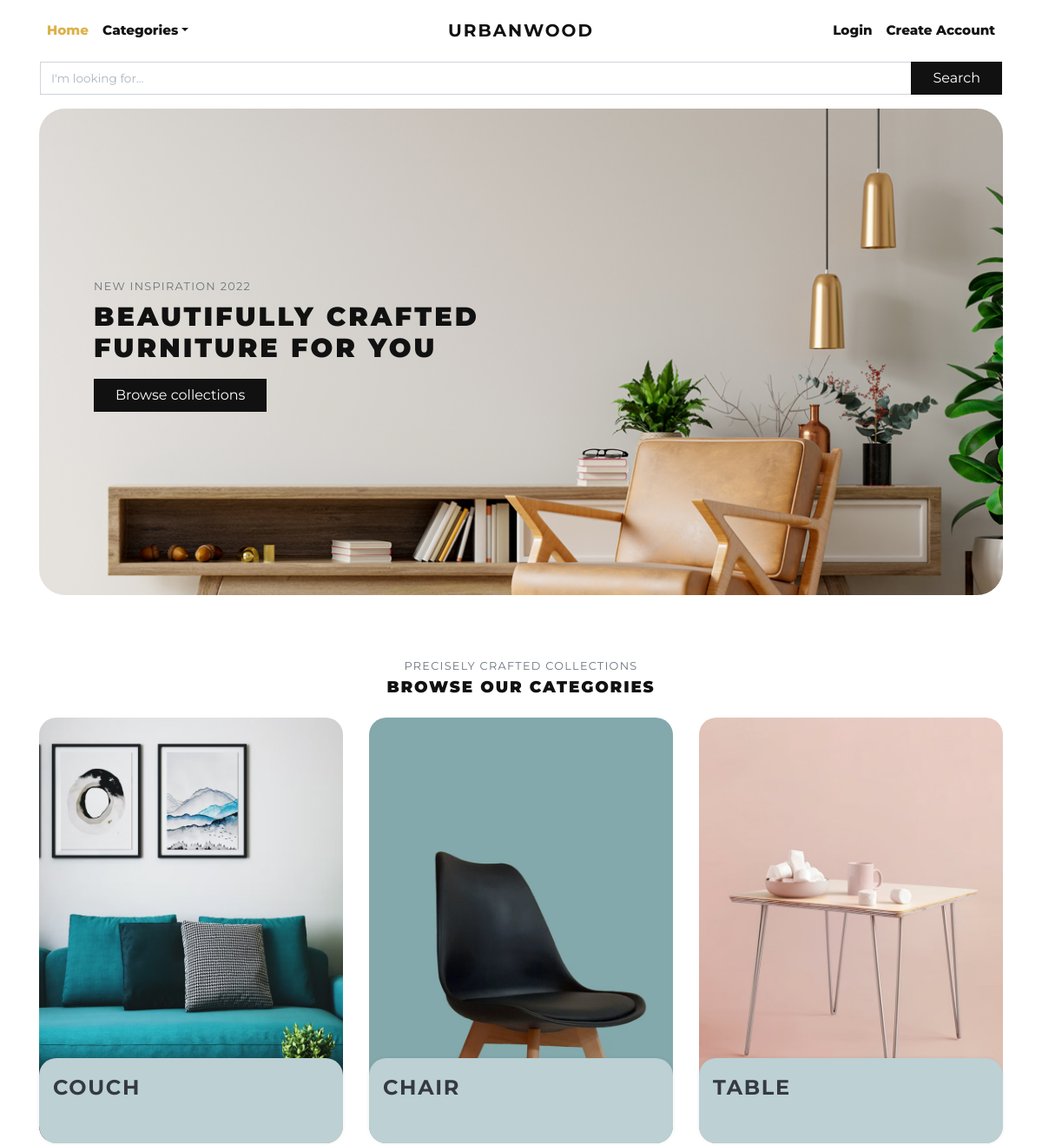
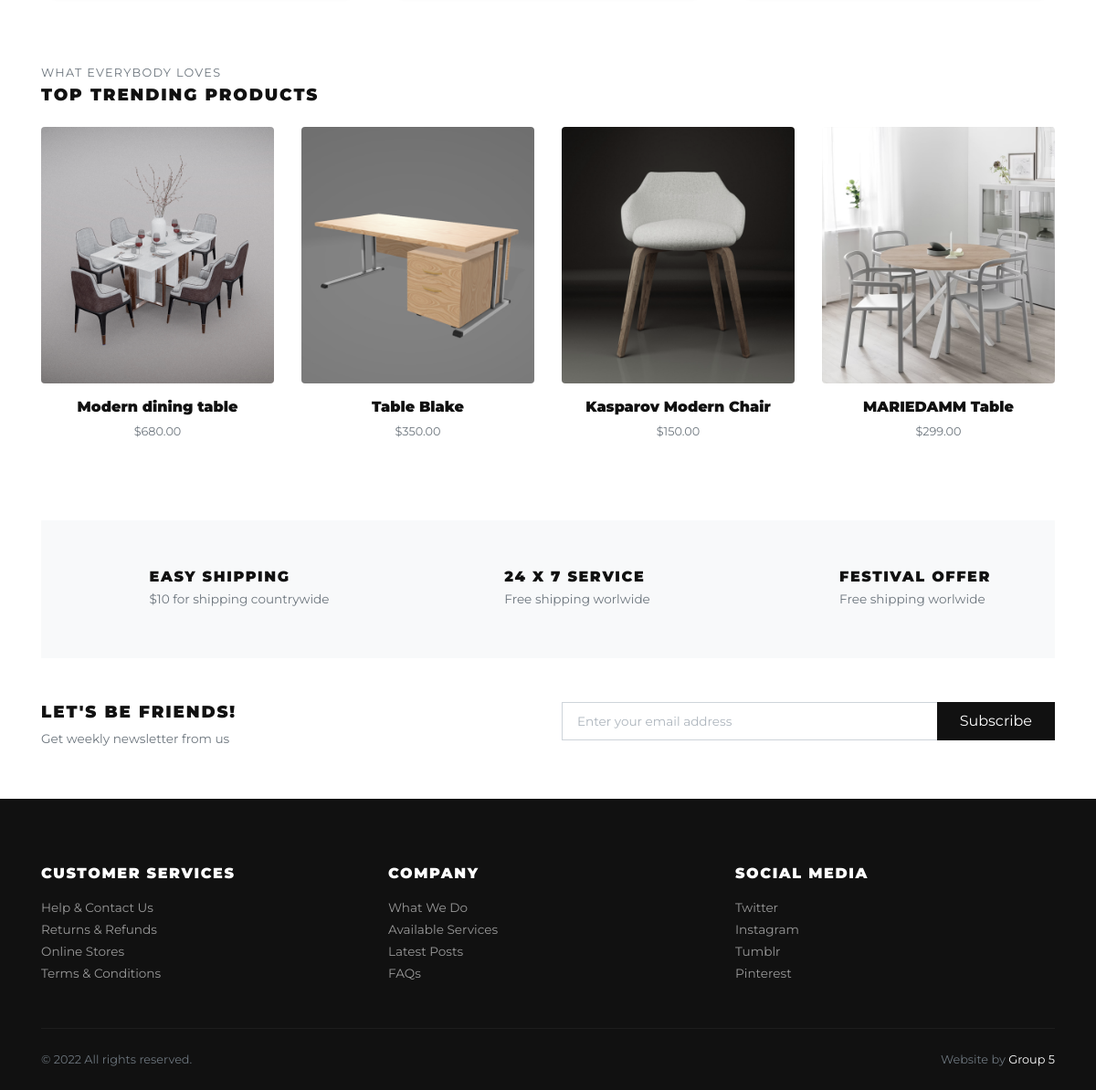
The page / on the database its author committed (2 pictures, top to bottom).
### store/models.py (models this page shows, shortened)
class Category(models.Model):
    title = models.CharField(max_length=50, verbose_name="Category Title")
    slug = models.SlugField(max_length=55, verbose_name="Category Slug")
    description = models.TextField(blank=True, verbose_name="Category Description")
    category_image = models.ImageField(upload_to='category', blank=True, null=True, verbose_name="Category Image")
    is_active = models.BooleanField(verbose_name="Is Active?")
    is_featured = models.BooleanField(verbose_name="Is Featured?")
    created_at = models.DateTimeField(auto_now_add=True, verbose_name="Created Date")
    updated_at = models.DateTimeField(auto_now=True, verbose_name="Updated Date")
    class Meta:
        verbose_name_plural = 'Categories'
        ordering = ('-created_at', )

class Product(models.Model):
    title = models.CharField(max_length=150, verbose_name="Product Title")
    slug = models.SlugField(max_length=160, verbose_name="Product Slug")
    sku = models.CharField(max_length=255, unique=True, verbose_name="Unique Product ID (SKU)")
    short_description = models.TextField(verbose_name="Short Description")
    detail_description = models.TextField(blank=True, null=True, verbose_name="Detail Description")
    product_image = models.ImageField(upload_to='product', blank=True, null=True, verbose_name="Product Image")
    price = models.DecimalField(max_digits=8, decimal_places=2)
    category = models.ForeignKey(Category, verbose_name="Product Categoy", on_delete=models.CASCADE)
    is_active = models.BooleanField(verbose_name="Is Active?")
    is_featured = models.BooleanField(verbose_name="Is Featured?")
    created_at = models.DateTimeField(auto_now_add=True, verbose_name="Created Date")
    updated_at = models.DateTimeField(auto_now=True, verbose_name="Updated Date")
    t_model= models.FileField(upload_to='3dfile', max_length=200, blank=True, null=True, verbose_name="3D File")
    class Meta:
        verbose_name_plural = 'Products'
        ordering = ('-created_at', )

### store/views.py (the view)
# urls.py: path('', views.home, name="home"),
def home(request):
    categories = Category.objects.filter(is_active=True, is_featured=True)[:3]
    products = Product.objects.filter(is_active=True, is_featured=True)[:8]
    context = {
        'categories': categories,
        'products': products,
    }
    return render(request, 'store/index.html', context)

### templates/store/index.html (shortened to what this page needs)
{% extends 'base.html' %}
{% load static %}
      {% block content %}
      <div class="container">
        <section class="hero pb-3 bg-cover bg-center d-flex align-items-center" style="background: url({% static 'img/hero-banner-3.jpg' %});height:70vh; border-radius: 30px">
          <div class="container py-5">
            <div class="row px-4 px-lg-5">
              <div class="col-lg-6">
                <p class="text-muted small text-uppercase mb-2" >New Inspiration 2022</p>
                <h1 class="h2 text-uppercase mb-3">Beautifully Crafted Furniture for You</h1><a class="btn btn-dark" href="{% url 'store:all-categories' %}">Browse collections</a>
              </div>
            </div>
          </div>
        </section>
        <br>
        <section class="pt-5">
          <header class="text-center">
            <p class="small text-muted small text-uppercase mb-1">Precisely Crafted Collections</p>
            <h2 class="h5 text-uppercase mb-4">Browse our categories</h2>
          </header>
          <div class="row">
          {% if categories %}
            {% for category in categories %}
              <div class="col-md-4 mb-4 mb-md-0">
                <a class="category-item" href="{% url 'store:category-products' category.slug %}">
                  {% if category.category_image %}
                    <img style="border-radius: 20px;" class="img-fluid" src="{{ category.category_image.url }}" alt="{{ category.title }}">
                    {% else %}
                    <img style="border-radius: 20px;" class="img-fluid" src="{% static 'img/cat-img-1.jpg' %}" alt="{{ category.title }}">
                  {% endif %}
                  <strong class="category-item-title">{{ category.title }}</strong>
                </a>
              </div>
            {% endfor %}
          {% endif %}
          </div>
        </section>
        <br>
        <section class="py-5">
          <header>
            <p class="small text-muted small text-uppercase mb-1">What everybody loves</p>
            <h2 class="h5 text-uppercase mb-4">Top trending products</h2>
          </header>
          <div class="row">
            {% if products %}
              {% for product in products %}
                <div class="col-xl-3 col-lg-4 col-sm-6">
                  <div class="product text-center">
                    <div class="position-relative mb-3">
                      <a class="d-block" href="{% url 'store:product-detail' product.slug %}">
                        {% if product.product_image %}
                          <img style="border-radius: 20px;" class="img-fluid w-100 rounded" src="{{ product.product_image.url }}" alt="{{product.title}}">
                        {% else %}
                          <img style="border-radius: 20px;" class="img-fluid w-100 rounded" src="{% static 'img/product-1.jpg' %}" alt="{{product.title}}">
                        {% endif %}
                      </a>
                    </div>
                    <h6> <a class="reset-anchor" href="{% url 'store:product-detail' product.slug %}">{{ product.title }}</a></h6>
                    <p class="small text-muted">${{product.price}}</p>
                  </div>
                </div>
              {% endfor %}
            {% endif %}
          </div>
        </section>
        <br>
        <section class="py-5 bg-light">
          <div class="container">
            <div class="row text-center">
              <div class="col-lg-4 mb-3 mb-lg-0">
                <div class="d-inline-block">
                  <div class="media align-items-end">
                    <svg class="svg-icon svg-icon-big svg-icon-light">
                      <use xlink:href="#delivery-time-1"> </use>
                    </svg>
                    <div class="media-body text-left ml-3">
                      <h6 class="text-uppercase mb-1">Easy shipping</h6>
                      <p class="text-small mb-0 text-muted">$10 for shipping countrywide</p>
                    </div>
                  </div>
                </div>
              </div>
              <div class="col-lg-4 mb-3 mb-lg-0">
                <div class="d-inline-block">
                  <div class="media align-items-end">
                    <svg class="svg-icon svg-icon-big svg-icon-light">
                      <use xlink:href="#helpline-24h-1"> </use>
                    </svg>
                    <div class="media-body text-left ml-3">
                      <h6 class="text-uppercase mb-1">24 x 7 service</h6>
                      <p class="text-small mb-0 text-muted">Free shipping worlwide</p>
                    </div>
                  </div>
                </div>
              </div>
              <div class="col-lg-4">
                <div class="d-inline-block">
                  <div class="media align-items-end">
                    <svg class="svg-icon svg-icon-big svg-icon-light">
                      <use xlink:href="#label-tag-1"> </use>
                    </svg>
                    <div class="media-body text-left ml-3">
                      <h6 class="text-uppercase mb-1">Festival offer</h6>
                      <p class="text-small mb-0 text-muted">Free shipping worlwide</p>
                    </div>
                  </div>
                </div>
              </div>
            </div>
          </div>
        </section>
        <section class="py-5">
          <div class="container p-0">
            <div class="row">
              <div class="col-lg-6 mb-3 mb-lg-0">
                <h5 class="text-uppercase">Let's be friends!</h5>
                <p class="text-small text-muted mb-0">Get weekly newsletter from us</p>
              </div>
              <div class="col-lg-6">
                <form action="#">
                  <div class="input-group flex-column flex-sm-row mb-3">
                    <input class="form-control form-control-lg py-3" type="email" placeholder="Enter your email address" aria-describedby="button-addon2">
                    <div class="input-group-append">
                      <button class="btn btn-dark btn-block" id="button-addon2" type="submit">Subscribe</button>
                    </div>
                  </div>
                </form>
              </div>
            </div>
          </div>
        </section>
      </div>
      {% endblock content %}

### templates/base.html (shortened to what this page needs)
{% load static %}
<!DOCTYPE html>
<html>
  <head>
    <link rel="stylesheet" href="{% static 'vendor/bootstrap/css/bootstrap.min.css' %}">
    <link rel="stylesheet" href="{% static 'vendor/lightbox2/css/lightbox.min.css' %}">
    <link rel="stylesheet" href="{% static 'vendor/nouislider/nouislider.min.css' %}">
    <link rel="stylesheet" href="{% static 'vendor/bootstrap-select/css/bootstrap-select.min.css' %}">
    <link rel="stylesheet" href="{% static 'vendor/owl.carousel2/assets/owl.carousel.min.css' %}">
    <link rel="stylesheet" href="{% static 'vendor/owl.carousel2/assets/owl.theme.default.css' %}">
    <link rel="stylesheet" href="{% static 'css/style.default.css' %}" id="theme-stylesheet">
    <link rel="stylesheet" href="{% static 'css/custom.css' %}">
  </head>
  <body>
    <div class="page-holder">
      {% include 'navbar.html' %}
      {% block content %}
      {% endblock content %}
      {% include 'footer.html' %}
      {% include 'scripts.html' %}

### templates/navbar.html (shortened to what this page needs)
{% load static %}
      <header class="header bg-white">
        <div class="container px-0 px-lg-3">
          <nav class="navbar navbar-expand-lg navbar-light py-3 px-lg-0"><a class="navbar-brand" href="{% url 'store:home' %}"><span class="font-weight-bold text-uppercase text-dark">UrbanWood</span></a>
            <div class="collapse navbar-collapse" id="navbarSupportedContent">
              <ul class="navbar-nav mr-auto">
                <li class="nav-item">
                  <a class="nav-link active" href="{% url 'store:home' %}">Home</a>
                </li>
                <li class="nav-item dropdown"><a class="nav-link dropdown-toggle" id="pagesDropdown" href="#" data-toggle="dropdown" aria-haspopup="true" aria-expanded="false">Categories</a>
                </li>
              </ul>
              <ul class="navbar-nav ml-auto">
                {% if request.user.is_authenticated %}
                  <li class="nav-item"><a class="nav-link" href="{% url 'store:cart' %}"> <i class="fas fa-dolly-flatbed mr-1 text-gray"></i>Cart<small class="text-gray">({{cart_items.count}})</small></a></li>
                  <li class="nav-item"><a class="nav-link" href="#"> <i class="far fa-heart mr-1"></i><small class="text-gray"> (0)</small></a></li>
                  {% comment %} <li class="nav-item"><a class="nav-link" href="#"> <i class="fas fa-user-alt mr-1 text-gray"></i>My Account</a></li> {% endcomment %}
                  <li class="nav-item dropdown"><a class="nav-link dropdown-toggle" id="pagesDropdown" href="#" data-toggle="dropdown" aria-haspopup="true" aria-expanded="false"><i class="fas fa-user-alt mr-1 text-gray"></i>My Account</a></a>
                  <div class="dropdown-menu mt-3" aria-labelledby="pagesDropdown">
                      <a class="dropdown-item border-0 transition-link" href="{% url 'store:profile' %}">Profile</a>
                      <a class="dropdown-item border-0 transition-link" href="{% url 'store:cart' %}">Cart</a>
                      <a class="dropdown-item border-0 transition-link" href="{% url 'store:orders' %}">Orders</a>
                      <a class="dropdown-item border-0 transition-link" href="{% url 'store:password-change' %}">Change Password</a>
                    <hr>
                    <a class="dropdown-item border-0 transition-link" href="{% url 'store:logout' %}">Log Out</a>
                </li>
                {% else %}
                  <li class="nav-item"><a class="nav-link" href="{% url 'store:login' %}">Login</a></li>
                  <li class="nav-item"><a class="nav-link" href="{% url 'store:register' %}">Create Account</a></li>
                {% endif %}
              </ul>
            </div>
          </nav>
          <form action="/search">
            <div class="input-group mb-3">
              <input name="q" type="text" class="form-control" placeholder="I'm looking for..." required>
              <div class="input-group-append">
                <button class="btn btn-dark btn-block" type="submit" id="button-addon2">Search</button>
              </div>
            </div>
          </form>
        </div>
      </header>

### templates/footer.html
<footer class="bg-dark text-white">
        <div class="container py-4">
          <div class="row py-5">
            <div class="col-md-4 mb-3 mb-md-0">
              <h6 class="text-uppercase mb-3">Customer services</h6>
              <ul class="list-unstyled mb-0">
                <li><a class="footer-link" href="#">Help &amp; Contact Us</a></li>
                <li><a class="footer-link" href="#">Returns &amp; Refunds</a></li>
                <li><a class="footer-link" href="#">Online Stores</a></li>
                <li><a class="footer-link" href="#">Terms &amp; Conditions</a></li>
              </ul>
            </div>
            <div class="col-md-4 mb-3 mb-md-0">
              <h6 class="text-uppercase mb-3">Company</h6>
              <ul class="list-unstyled mb-0">
                <li><a class="footer-link" href="#">What We Do</a></li>
                <li><a class="footer-link" href="#">Available Services</a></li>
                <li><a class="footer-link" href="#">Latest Posts</a></li>
                <li><a class="footer-link" href="#">FAQs</a></li>
              </ul>
            </div>
            <div class="col-md-4">
              <h6 class="text-uppercase mb-3">Social media</h6>
              <ul class="list-unstyled mb-0">
                <li><a class="footer-link" href="#">Twitter</a></li>
                <li><a class="footer-link" href="#">Instagram</a></li>
                <li><a class="footer-link" href="#">Tumblr</a></li>
                <li><a class="footer-link" href="#">Pinterest</a></li>
              </ul>
            </div>
          </div>
          <div class="border-top pt-4" style="border-color: #1d1d1d !important">
            <div class="row">
              <div class="col-lg-6">
                <p class="small text-muted mb-0">&copy; 2022 All rights reserved.</p>
              </div>
              <div class="col-lg-6 text-lg-right">
                <p class="small text-muted mb-0">Website by <a class="text-white reset-anchor" href="#" target="_blank">Group 5</a></p>
              </div>
            </div>
          </div>
        </div>
      </footer>

### templates/scripts.html (shortened to what this page needs)
{% load static %}
      <link rel="stylesheet" href="https://use.fontawesome.com/releases/v5.7.1/css/all.css">
    </div>
  </body>
</html>

### rows shown on the page
Category: category_image (picture), title "COUCH"
Category: category_image (picture), title "CHAIR"
Category: category_image (picture), title "TABLE"
Product: product_image (picture), title "Modern dining table", price "680.00"
Product: product_image (picture), title "Table Blake", price "350.00"
Product: product_image (picture), title "Kasparov Modern Chair", price "150.00"
Product: product_image (picture), title "MARIEDAMM Table", price "299.00"
